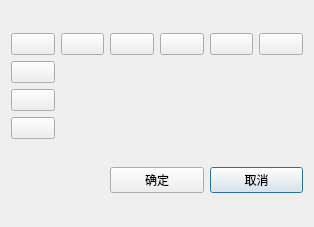
<?xml version="1.0" encoding="UTF-8"?>
<ui version="4.0">
 <class>CAlignStyleDialog</class>
 <widget class="QDialog" name="CAlignStyleDialog">
  <property name="geometry">
   <rect>
    <x>0</x>
    <y>0</y>
    <width>314</width>
    <height>227</height>
   </rect>
  </property>
  <property name="windowTitle">
   <string>文本对齐方式</string>
  </property>
  <layout class="QGridLayout" name="gridLayout_2">
   <item row="1" column="2">
    <widget class="QPushButton" name="cancelButton">
     <property name="text">
      <string>取消</string>
     </property>
    </widget>
   </item>
   <item row="0" column="0" colspan="3">
    <layout class="QGridLayout" name="gridLayout">
     <item row="0" column="1">
      <widget class="QPushButton" name="upMiddleButton">
       <property name="styleSheet">
        <string notr="true"/>
       </property>
       <property name="text">
        <string/>
       </property>
       <property name="icon">
        <iconset resource="../src.qrc">
         <normaloff>:/AlignTopMiddle</normaloff>:/AlignTopMiddle</iconset>
       </property>
       <property name="iconSize">
        <size>
         <width>32</width>
         <height>32</height>
        </size>
       </property>
       <property name="checkable">
        <bool>true</bool>
       </property>
      </widget>
     </item>
     <item row="0" column="0">
      <widget class="QPushButton" name="upLeftButton">
       <property name="styleSheet">
        <string notr="true"/>
       </property>
       <property name="text">
        <string/>
       </property>
       <property name="icon">
        <iconset resource="../src.qrc">
         <normaloff>:/AlignTopLeft</normaloff>:/AlignTopLeft</iconset>
       </property>
       <property name="iconSize">
        <size>
         <width>32</width>
         <height>32</height>
        </size>
       </property>
       <property name="checkable">
        <bool>true</bool>
       </property>
      </widget>
     </item>
     <item row="0" column="5">
      <widget class="QPushButton" name="middleRightButton">
       <property name="styleSheet">
        <string notr="true"/>
       </property>
       <property name="text">
        <string/>
       </property>
       <property name="icon">
        <iconset resource="../src.qrc">
         <normaloff>:/AlignMiddleRight</normaloff>:/AlignMiddleRight</iconset>
       </property>
       <property name="iconSize">
        <size>
         <width>32</width>
         <height>32</height>
        </size>
       </property>
       <property name="checkable">
        <bool>true</bool>
       </property>
      </widget>
     </item>
     <item row="0" column="2">
      <widget class="QPushButton" name="upRightButton">
       <property name="styleSheet">
        <string notr="true"/>
       </property>
       <property name="text">
        <string/>
       </property>
       <property name="icon">
        <iconset resource="../src.qrc">
         <normaloff>:/AlignTopRight</normaloff>:/AlignTopRight</iconset>
       </property>
       <property name="iconSize">
        <size>
         <width>32</width>
         <height>32</height>
        </size>
       </property>
       <property name="checkable">
        <bool>true</bool>
       </property>
      </widget>
     </item>
     <item row="0" column="4">
      <widget class="QPushButton" name="MMButton">
       <property name="styleSheet">
        <string notr="true"/>
       </property>
       <property name="text">
        <string/>
       </property>
       <property name="icon">
        <iconset resource="../src.qrc">
         <normaloff>:/AlignCenter</normaloff>:/AlignCenter</iconset>
       </property>
       <property name="iconSize">
        <size>
         <width>32</width>
         <height>32</height>
        </size>
       </property>
       <property name="checkable">
        <bool>true</bool>
       </property>
      </widget>
     </item>
     <item row="0" column="3">
      <widget class="QPushButton" name="middleLeftButton">
       <property name="styleSheet">
        <string notr="true"/>
       </property>
       <property name="text">
        <string/>
       </property>
       <property name="icon">
        <iconset resource="../src.qrc">
         <normaloff>:/AlignMiddleLeft</normaloff>:/AlignMiddleLeft</iconset>
       </property>
       <property name="iconSize">
        <size>
         <width>32</width>
         <height>32</height>
        </size>
       </property>
       <property name="checkable">
        <bool>true</bool>
       </property>
      </widget>
     </item>
     <item row="2" column="0">
      <widget class="QPushButton" name="bottomMiddleButton">
       <property name="styleSheet">
        <string notr="true"/>
       </property>
       <property name="text">
        <string/>
       </property>
       <property name="icon">
        <iconset resource="../src.qrc">
         <normaloff>:/AlignBottomMiddle</normaloff>:/AlignBottomMiddle</iconset>
       </property>
       <property name="iconSize">
        <size>
         <width>32</width>
         <height>32</height>
        </size>
       </property>
       <property name="checkable">
        <bool>true</bool>
       </property>
      </widget>
     </item>
     <item row="1" column="0">
      <widget class="QPushButton" name="bottomLeftButton">
       <property name="styleSheet">
        <string notr="true"/>
       </property>
       <property name="text">
        <string/>
       </property>
       <property name="icon">
        <iconset resource="../src.qrc">
         <normaloff>:/AlignBottomLeft</normaloff>:/AlignBottomLeft</iconset>
       </property>
       <property name="iconSize">
        <size>
         <width>32</width>
         <height>32</height>
        </size>
       </property>
       <property name="checkable">
        <bool>true</bool>
       </property>
      </widget>
     </item>
     <item row="3" column="0">
      <widget class="QPushButton" name="bottomRightButton">
       <property name="styleSheet">
        <string notr="true"/>
       </property>
       <property name="text">
        <string/>
       </property>
       <property name="icon">
        <iconset resource="../src.qrc">
         <normaloff>:/AlignBottomRight</normaloff>:/AlignBottomRight</iconset>
       </property>
       <property name="iconSize">
        <size>
         <width>32</width>
         <height>32</height>
        </size>
       </property>
       <property name="checkable">
        <bool>true</bool>
       </property>
      </widget>
     </item>
    </layout>
   </item>
   <item row="1" column="1">
    <widget class="QPushButton" name="confirmButton">
     <property name="text">
      <string>确定</string>
     </property>
    </widget>
   </item>
  </layout>
 </widget>
 <resources>
  <include location="../src.qrc"/>
 </resources>
 <connections/>
</ui>
